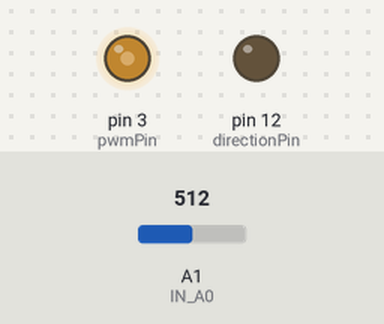
A sketch run on a simulated Arduino Uno, built with avr-gcc and run on an emulated ATmega328P. Shown: output pins drawn as LEDs (lit = HIGH). The test bench sets the inputs (shaded band); at power-on: A1 (IN_A0) = 512.

Above: at 1.2 s.
1.3 s: A1 (IN_A0) set to 490
At 2.5 s:
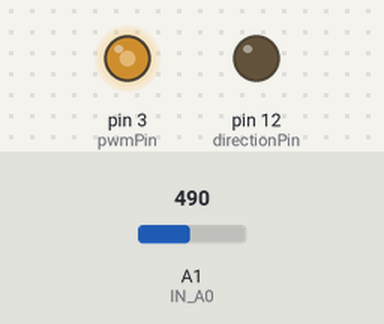
2.8 s: A1 (IN_A0) set to 290
At 3.6 s:
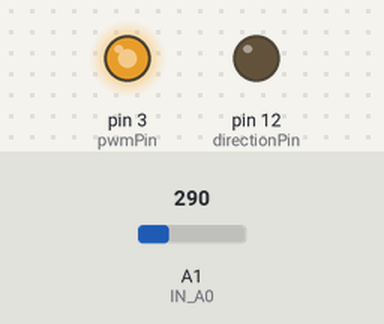
4.3 s: A1 (IN_A0) set to 900
At 4.7 s:
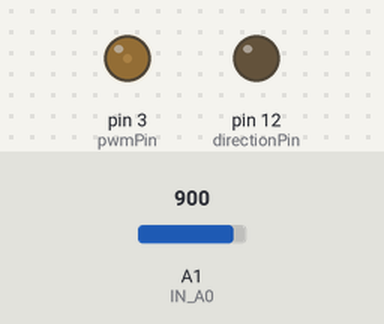
5.8 s: A1 (IN_A0) set to 590
At 7.0 s:
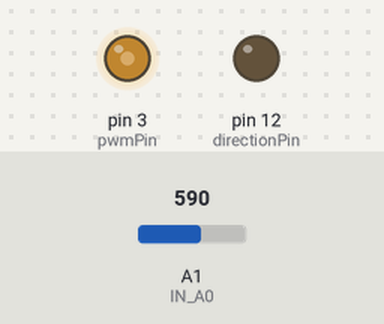
7.3 s: A1 (IN_A0) set to 910
At 8.2 s:
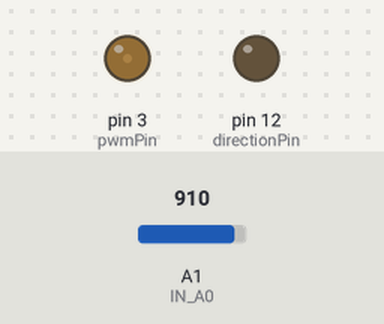
Timing chart, 0 to 9.8 s (numbered marks = the images above; inputs shaded):
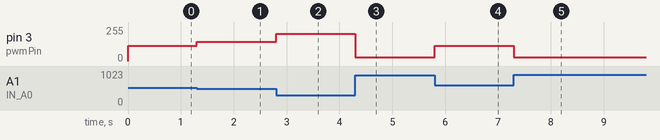

The sketch:

code_IR.ino
```cpp
const int IN_A0 = A1; // analog input
const int IN_D0 = 5; // digital input
int readValue;
int value_A0;
bool value_D0;

int directionPin = 12;
int pwmPin = 3;
int time = 1000;

//boolean to switch direction
bool directionState;

void setup() {

//define pins
pinMode (IN_A0, INPUT);        //entrée IR
pinMode (IN_D0, INPUT);        //entrée IR
pinMode(directionPin, OUTPUT); //sortie moteur
pinMode(pwmPin, OUTPUT);       //sortie moteur


}

void loop() {
value_A0 = analogRead(IN_A0); // reads the analog input from the IR distance sensor
Serial.print(" Analogue = ");
Serial.print(value_A0);
  readValue = analogRead(IN_A0);
    if (readValue < 100) {
        analogWrite(pwmPin, 255); //on défini la vitesse du moteur
    }
    else if (readValue >= 100 && readValue < 200){
        analogWrite(pwmPin, 232); //on défini la vitesse du moteur
    }
    else if (readValue >= 200 && readValue < 300) {
        analogWrite(pwmPin, 203); //on défini la vitesse du moteur
    }
    else if (readValue >= 300 && readValue < 400) {
        analogWrite(pwmPin, 174); //on défini la vitesse du moteur
    }
    else if (readValue >= 400 && readValue < 500) {
        analogWrite(pwmPin, 145); //on défini la vitesse du moteur
    }
    else if (readValue >= 500 && readValue < 600) {
        analogWrite(pwmPin, 116); //on défini la vitesse du moteur
    }
    else if (readValue >= 700 && readValue < 800) {
        analogWrite(pwmPin, 87); //on défini la vitesse du moteur
    }
    else if (readValue >= 800 && readValue < 900) {
        analogWrite(pwmPin, 58); //on défini la vitesse du moteur
    }
    else if (readValue >= 900 && readValue < 1024) {
        analogWrite(pwmPin, 29); //on défini la vitesse du moteur
    }
}
```

Measured:
- after the input at 1.3 s, pin 3 (pwmPin): 116/255 → 145/255 at once
- after the input at 2.8 s, pin 3 (pwmPin): 145/255 → 203/255 at once
- after the input at 4.3 s, pin 3 (pwmPin): 203/255 → 29/255 at once
- after the input at 5.8 s, pin 3 (pwmPin): 29/255 → 116/255 at once
- after the input at 7.3 s, pin 3 (pwmPin): 116/255 → 29/255 at once
